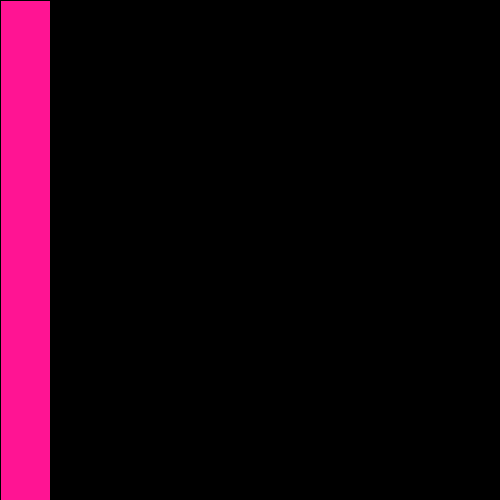
Frame 1 (no input)
Frame 60 (the mouse pressed at the canvas centre just before this capture): identical to frame 1, image omitted
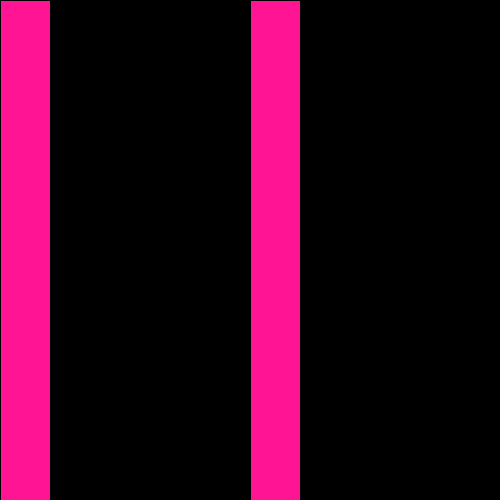
Frame 120 (the mouse held since frame 60 and released just before this capture)

The Processing sketch that drew these frames (run headless with seeded random() and noise(); from frame 60 on, the mouse is pressed at the canvas centre):

// Processing sketch: processing_20717
// ── processing_20717.pde

//Kyle Lleses 
//PS1-7

void setup () {
  size (500, 500);
  background (0);
  smooth();
}

void draw() {
  fill (255, 20, 147);
  for (int y = 0; y <= height; y += 500) {
    for (int x = 0; x <= width; x += 20) {

      rect (mouseX,y,50,500);
    }
  }
}
